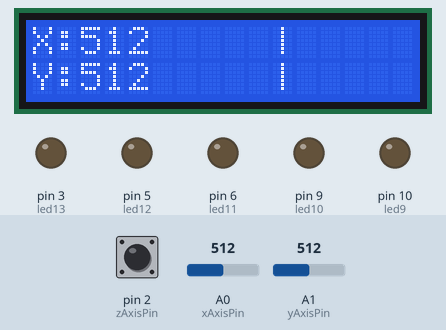
Simulated run of this sketch. Board: Arduino Uno, built with avr-gcc and run on an emulated ATmega328P. On the bench: 16×2 character LCD, output pins drawn as LEDs (lit = HIGH). The test bench sets the inputs (shaded band); at power-on: pin 2 (zAxisPin) HIGH, A0 (xAxisPin) = 512, A1 (yAxisPin) = 512.

Above: at 4.2 s.
4.3 s: pin 2 (zAxisPin) pulled LOW for 0.15 s
At 4.51 s:
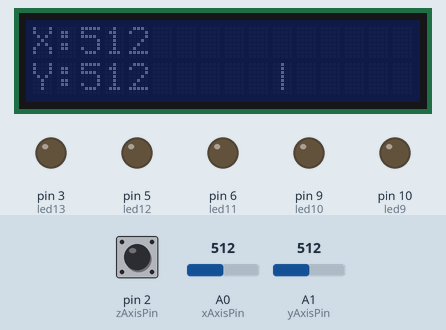
7.4 s: A0 (xAxisPin) set to 793
At 7.8 s:
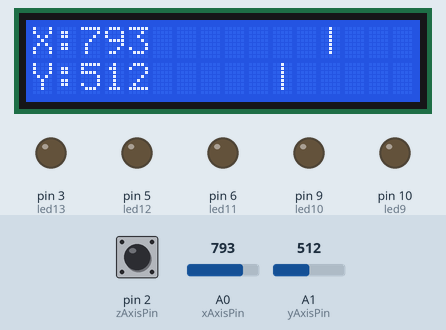
8.9 s: A0 (xAxisPin) set to 809
At 9.9 s:
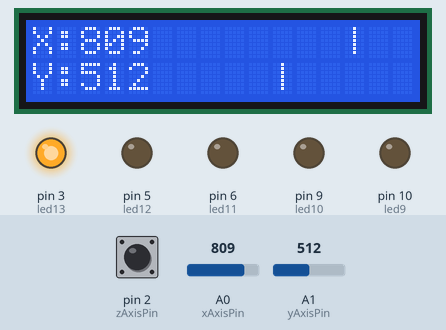
10.4 s: A1 (yAxisPin) set to 790
At 10.9 s:
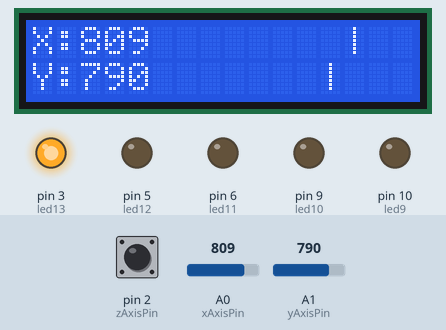
13.4 s: A1 (yAxisPin) set to 815
At 14.0 s:
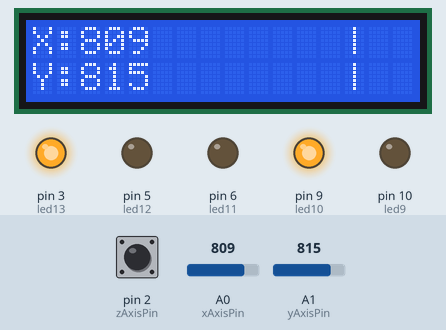
15.0 s: pin 2 (zAxisPin) pulled LOW for 1 s
At 15.23 s:
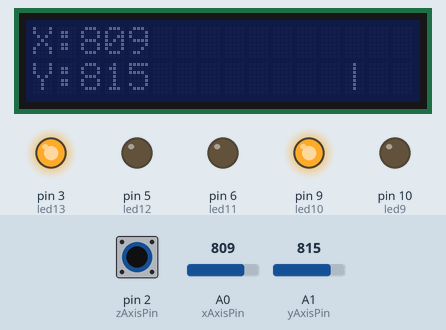
Timing chart, 0 to 18.0 s (numbered marks = the images above; inputs shaded):
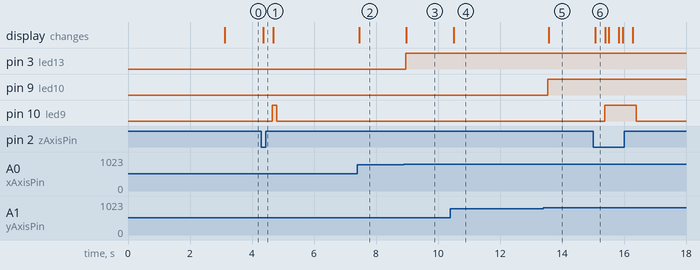

The sketch:

ex_6_5_start.ino
```cpp
/*

예제 6.5

조이스틱 입력

*/


// I2C 통신 라이브러리 설정

#include<Wire.h>

// I2C LCD 라리브러리 설정

#include<LiquidCrystal_I2C.h>


// LCD I2C address 설정 PCF8574:0x27, PCF8574A:0x3F

LiquidCrystal_I2C lcd(0x27,16,2); // LCD address:0x27, 16X2 LCD


// 0번 아날로그핀을 X 축 입력으로 설정

const int xAxisPin = 0;

// 1번 아날로그핀을 Y 축 입력으로 설정

const int yAxisPin = 1;

// 2번 디지털 입력 핀을 Z 축 입력으로 설정

const int zAxisPin =2;


//LED

const int led13 = 3;

const int led12 = 5;

const int led11 = 6;

const int led10 = 9;

const int led9 = 10;


void setup() {


// Z 축 입력은 디지털 입력으로 설정한다.

pinMode(zAxisPin,INPUT_PULLUP);


//LED

pinMode(led13,OUTPUT);

pinMode(led12,OUTPUT);

pinMode(led11,OUTPUT);

pinMode(led10,OUTPUT);

pinMode(led9,OUTPUT);


lcd.init(); // LCD 설정

lcd.backlight(); // 백라이트를 켠다.


// 메세지를 표시한다.

lcd.print("ex 6.5");

lcd.setCursor(0,1);

lcd.print("Joystick");

// 3초동안 메세지를 표시한다.

delay(3000);


// 모든 메세지를 삭체한 뒤

// X축 Y축 문자를 출력한다.

lcd.clear();

lcd.setCursor(0,0);

lcd.print("X:");

lcd.setCursor(0,1);

lcd.print("Y:");

lcd.setCursor(15,1);

}


void loop(){


// X, Y, Z 축 값을 읽는다.

int xValue = analogRead(xAxisPin);

int yValue = analogRead(yAxisPin);

int zValue = digitalRead(zAxisPin);


// 그래프를 그리기 위해서 X, Y 값을 조절한다.

int xDisplay = map(xValue,0,1023,6,15);

int yDisplay = map(yValue,0,1023,6,15);


// 첫 째 줄에 전에 표시했던 내용을 지운다.

lcd.setCursor(2,0);

lcd.print("              "); // 14칸 공백

// X 축의 ADC 값을 출력한다.

lcd.setCursor(2,0);

lcd.print(xValue);

if(zValue==LOW){

  lcd.noBacklight();

  delay(300);

  lcd.backlight();

  digitalWrite(led9,HIGH);

}

else

digitalWrite(led9,LOW);

if(xValue>800)

digitalWrite(led13,HIGH);

else

digitalWrite(led13,LOW);


if(xValue<100)

digitalWrite(led12,HIGH);

else

digitalWrite(led12,LOW);


if(yValue>800)

digitalWrite(led10,HIGH);

else

digitalWrite(led10,LOW);


if(yValue<100)

digitalWrite(led11,HIGH);

else

digitalWrite(led11,LOW);


// 조이스틱의 X 값에 따라 그래프를 출력한다

lcd.setCursor(xDisplay,0);

lcd.print("|");

// 둘째 줄에 전에 표시했던 내용을 지운다.

lcd.setCursor(2,1);

lcd.print("              "); // 14칸 공백

// Y 축의 ADC 값을 출력한다.

lcd.setCursor(2,1);

lcd.print(yValue);

// 조이스틱의 Y 값에 따라 그래프를 출력한다

lcd.setCursor(yDisplay,1);

lcd.print("|");

// Z 방향으로 눌렸을 때 백라이트를 점멸한다.


delay(100);

}
```

Measured:
- the behaviour switches between 800 and 801 on A0 (xAxisPin) (found by bisection; images 2 and 3)
- the behaviour switches between 800 and 801 on A1 (yAxisPin) (found by bisection; images 4 and 5)
- after the input at 4.3 s, pin 10 (led9): LOW → HIGH after 0.36 s, → LOW 0.14 s later; the display: changes after 0.06 s (image 1)
- after the input at 7.4 s, the display: changes after 0.06 s (image 2)
- after the input at 8.9 s, pin 3 (led13): LOW → HIGH after 0.06 s; the display: changes after 0.08 s (image 3)
- after the input at 10.4 s, the display: changes after 0.11 s (image 4)
- after the input at 13.4 s, pin 9 (led10): LOW → HIGH after 0.14 s; the display: changes after 0.17 s (image 5)
- after the input at 15.0 s, pin 10 (led9): LOW → HIGH after 0.37 s, → LOW 1.0 s later; the display: changes after 0.07 s (image 6)
